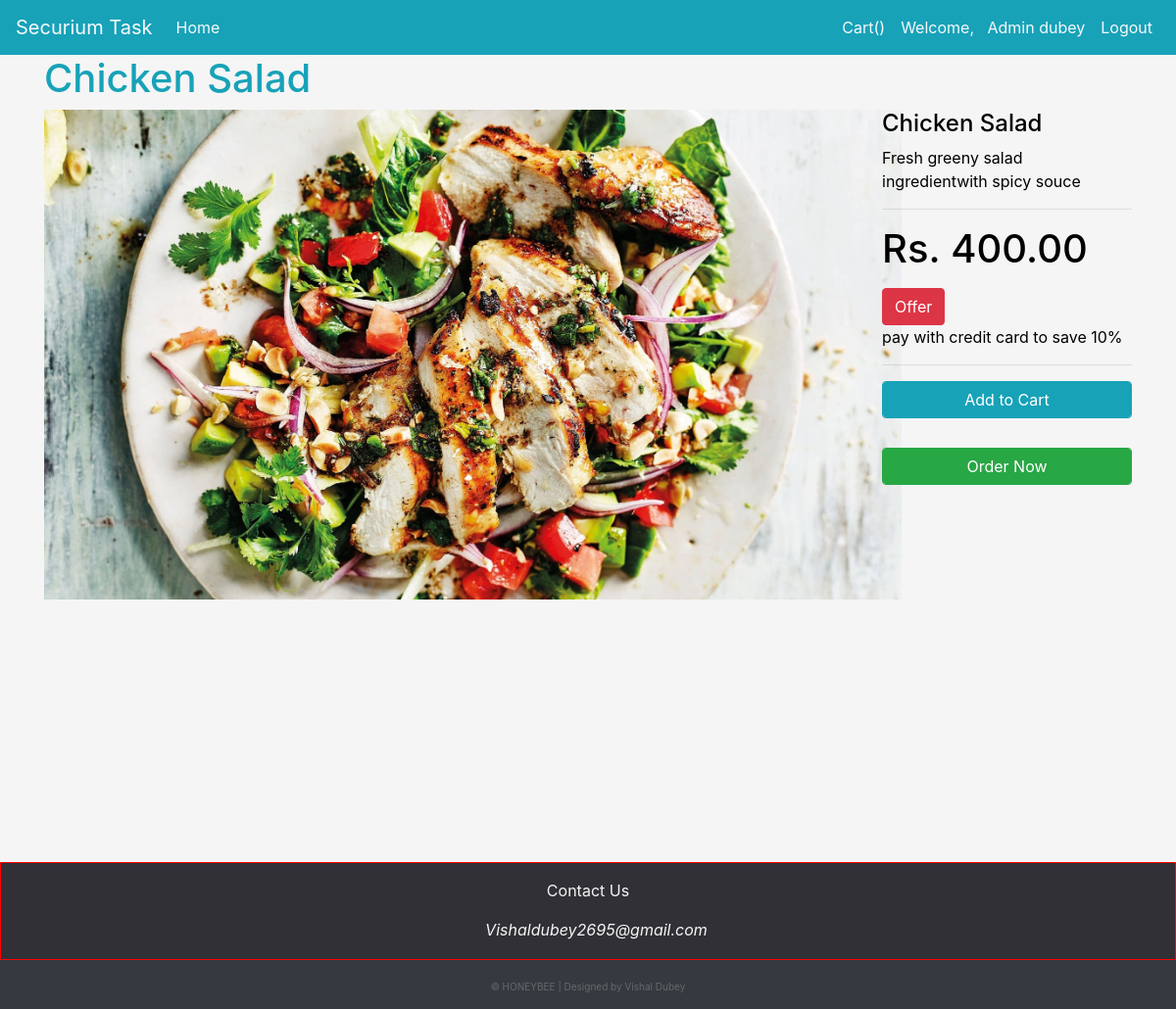
/show/4 (signed in), run on an earlier commit of the app's database.
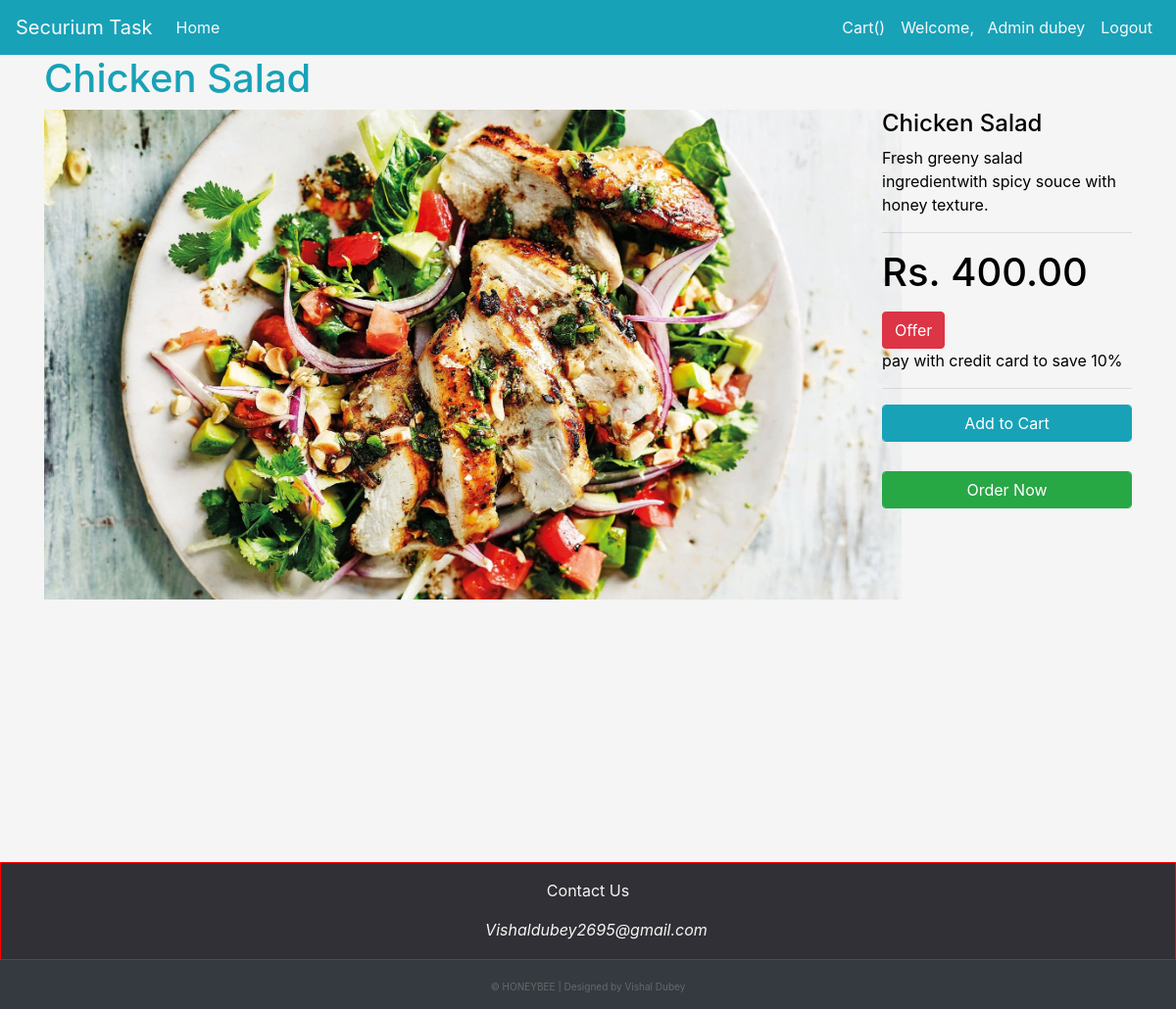
And on a later commit of the database.
### app/models.py (models this page shows)
class Products(models.Model):
    title = models.CharField(max_length=50)
    desc = models.TextField(max_length=100)
    price = models.DecimalField(decimal_places=2, max_digits=100)
    pics = models.ImageField(null=True, blank=True, upload_to='pics')
    tym = models.DateTimeField(auto_now_add=True, auto_now=False)
    utym = models.DateTimeField(auto_now_add=False, auto_now=True)
    offer = models.BooleanField(default=False)

### app/views.py (the view)
# urls.py: path('show/<int:id>', views.preview, name='show'),
@login_required(login_url=('/'))
def preview(request, id):
    item = get_object_or_404(Products, id=id)
    return render(request, 'app/show.html', {'item':item})

### app/templates/app/show.html
{% extends 'app/base.html' %}
{% block content %}
<div class="container">
<h1 class="text-info">{{item.title}}</h1>
<div class="row">
    <div class="col-sm-8">
        <img src="{{item.pics.url}}" alt="Pizza" height="500px">
    </div>
    <div class="col-sm-3 offset-1">
        <h4>{{item.title}}</h4>
        <p>{{item.desc}}</p>
        <hr>
        <h1><p>Rs.&nbsp;{{item.price}}</p></h1>
        {% if item.offer %}
        <button class="btn btn-danger">Offer</button>
        <p>pay with credit card to save 10%</p>
        {% endif %}
        <hr>
        <div><button class="btn btn-info form-control"><a href="{% url 'add' item.id %}" style="text-decoration: none; color: white;">Add to Cart</a> </button></div>
        <div style="margin-top: 30px;"><button class="btn btn-success form-control"><a href="{% url 'bill' item.id %}" style="text-decoration: none; color: white;">Order Now</a></button></div>
    </div>
</div>
</div>
{% endblock content %}

What changed in the data, as far as the page shows it:
changed Products "Chicken Salad": desc "Fresh greeny salad ingredientwith spicy souce" → "Fresh greeny salad ingredientwith spicy souce with honey texture."
